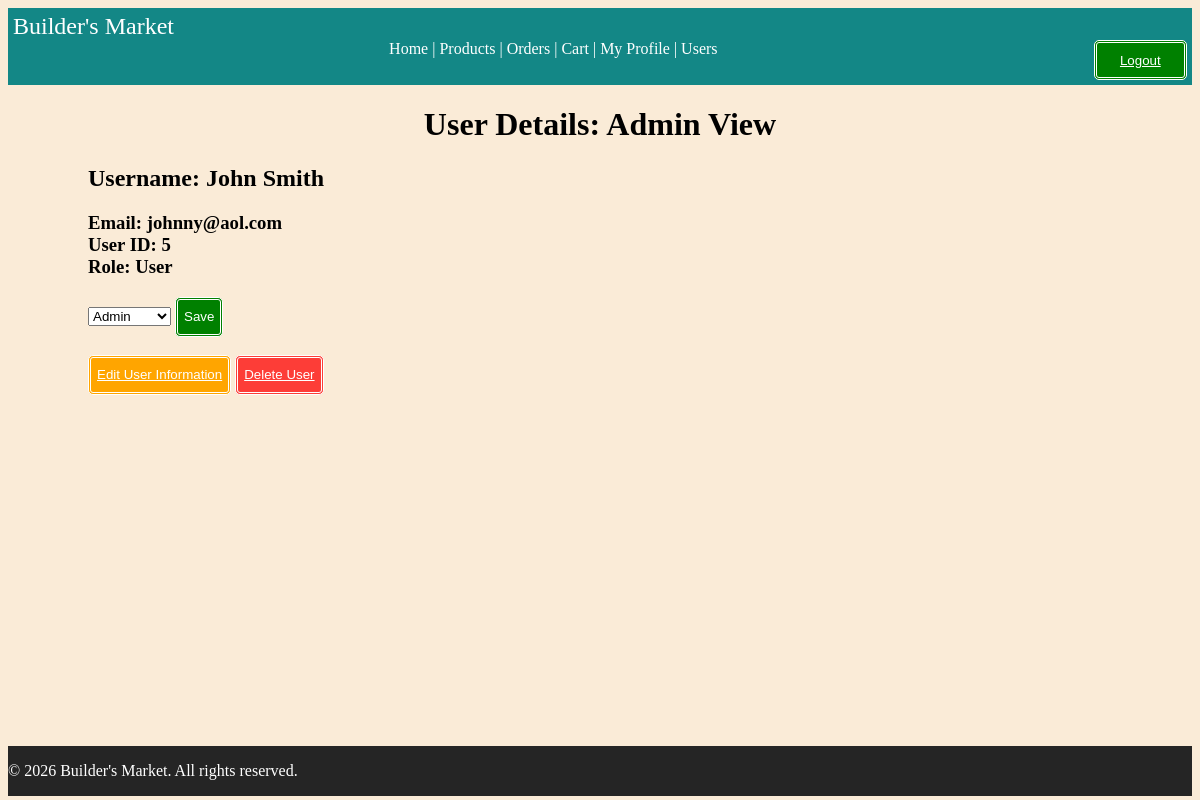
/admin/users/5 (signed in), run on an earlier commit of the app's database.
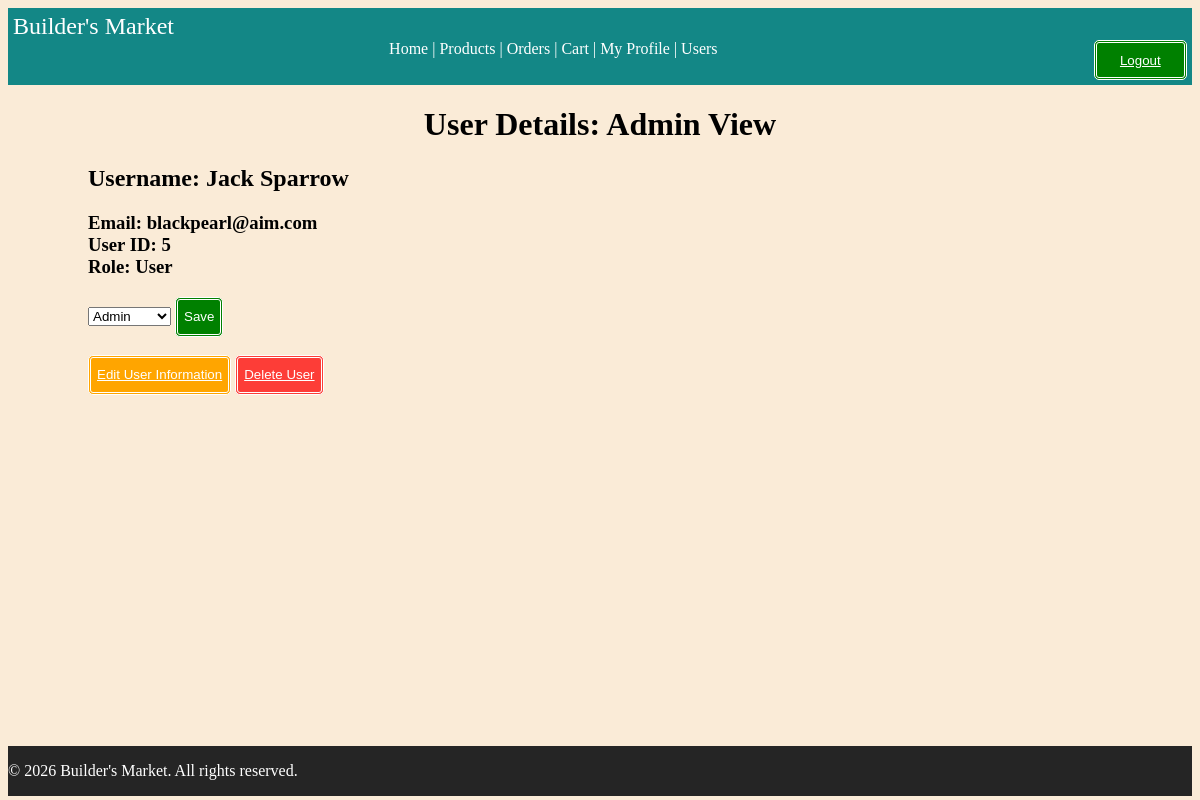
And on a later commit of the database.
### tables this page shows
CREATE TABLE users (
    user_id INTEGER PRIMARY KEY,
    username VARCHAR(50) NOT NULL UNIQUE,
    email VARCHAR(255) NOT NULL UNIQUE,
    password_hash VARCHAR(255) NOT NULL,
    is_active INTEGER DEFAULT 0,
    mfa_secret TEXT NULL, 
    mfa_enabled INTEGER DEFAULT 0,
    created_at DATETIME DEFAULT CURRENT_TIMESTAMP,
    updated_at DATETIME DEFAULT CURRENT_TIMESTAMP
);

### routes/admin.py (the view)
@admin_bp.route('/users/<int:user_id>', methods=['GET'])
@require_auth
@user_role_required('Admin')
def user_detail(user_id):
    user = User.FromID(user_id)
    roles = Role.GetAll()
    if user is None:
        abort(404)
    return render_template('admin/user_detail.html', user = user, roles = roles)

### auth/auths.py (called while the page is built)
def require_auth(f):
    @wraps(f)
    def wrapped_view(*args, **kwargs):
        if not g.get("user"):
          abort(401)
        user = g.user
        if getattr(user, "is_2fa_enabled", False) and not session.get("2fa_verified", False):
            flash('This Route is 2FA protected. Please enable 2FA to view it')
            abort(403)
        return f(*args, **kwargs)
    return wrapped_view

def user_role_required(*roles):
    def decorator(f):
        @wraps(f)
        def wrapped_view(*arg, **kwargs):
            if g.user is None:
                flash("Not Authenticated. Please Login")
                abort(401)
            user_role = (g.user.role or "").strip().lower()
            allowed_roles = [r.strip().lower() for r in roles]
            if user_role not in allowed_roles:
                abort(403)
            print(f"Role '{roles}' required for: {request.path}")  # Debugging statement
            return f(*arg, **kwargs)
        return wrapped_view
    return decorator

### templates/admin/user_detail.html (shortened to what this page needs)
{% extends "base.html" %}
{% block content %}
<h1> User Details: Admin View </h1>
<h2> Username: {{user.username}} </h2>    <h3>Email: {{user.email}} <br> User ID: {{user.user_id}}  <br> Role: {{user.role}} </h3>
<form method="POST" action="{{ url_for('admin.update_user_role', user_id=user.user_id) }}">
<select name="role_id">
    {% for role in roles %}
        <option value="{{ role.role_id }}"
            {% if role.role_id == user.role_id %}selected{% endif %}>
            {{ role.role_name }}
        </option>
    {% endfor %}
</select>
<button type="submit"  class="greenButton"> Save </button>
</form>
<br>
    <button class="orangeButton">
        <a href="{{ url_for ('admin.edit_user', user_id = user.user_id)}}">
            Edit User Information </a>
    </button>
    <button class="redButton">
        <a  href="{{ url_for ('admin.delete_user', user_id = user.user_id)}}">  Delete User </a>
    </button>
<br>
{% endblock %}

What changed in the data, as far as the page shows it:
changed users id 5: username "John Smith" → "Jack Sparrow"; email "johnny@aol.com" → "blackpearl@aim.com"
